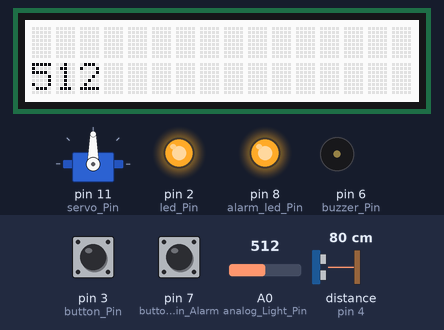
The sketch below on a simulated Arduino Uno, built with avr-gcc and run on an emulated ATmega328P. Parts: servo, 16×2 character LCD, output pins drawn as LEDs (lit = HIGH), buzzer (waves = sounding, pin HIGH). Wiring (inferred from the names in the program): ultrasonic range finder: trigger pin 5; echo pin 4. Dashed ring = blinking. Inputs (shaded band) come from the test bench; at power-on: distance to the obstacle (sensor on pin 4) 80 cm, pin 3 (button_Pin) LOW, pin 7 (button_Pin_Alarm) LOW, A0 (analog_Light_Pin) = 512. The echo pulse lasts 58.3 µs per cm; pins used as bus, display or sensor lines are not drawn; what the sketch prints to the serial monitor is not drawn.

Above: at 1.6 s.
1.7 s: distance to the obstacle (sensor on pin 4) set to 12 cm
4.2 s: distance to the obstacle (sensor on pin 4) set to 9 cm
At 8.6 s:
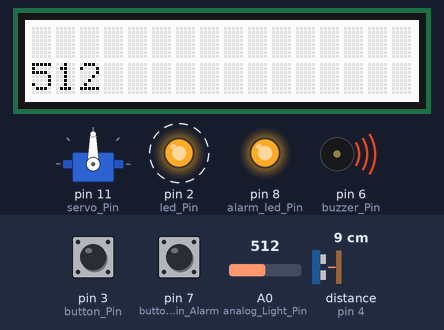
11.5 s: pin 3 (button_Pin) pulled HIGH for 1.2 s
At 12.8 s:
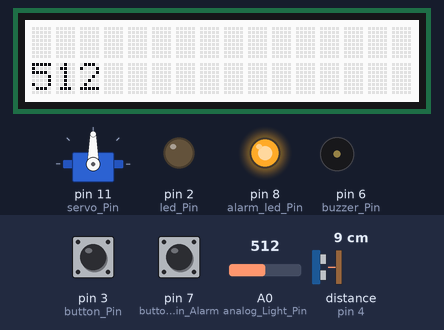
16.5 s: pin 7 (button_Pin_Alarm) pulled HIGH for 1.2 s
At 17.8 s:
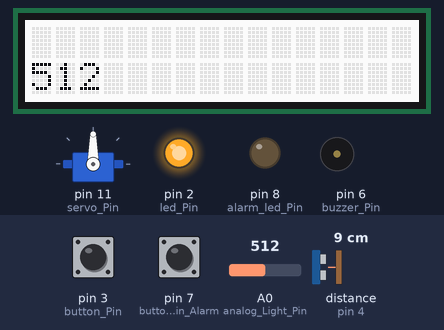
19.2 s: pin 3 (button_Pin) pulled HIGH for 3.2 s
At 26.4 s:
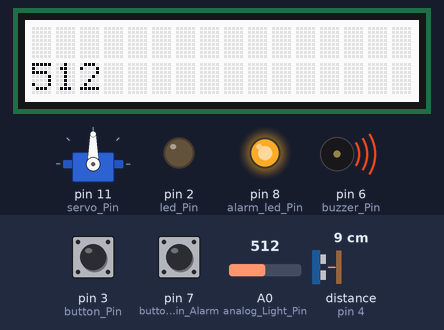
Timing chart, 0 to 27.6 s (numbered marks = the images above; inputs shaded):
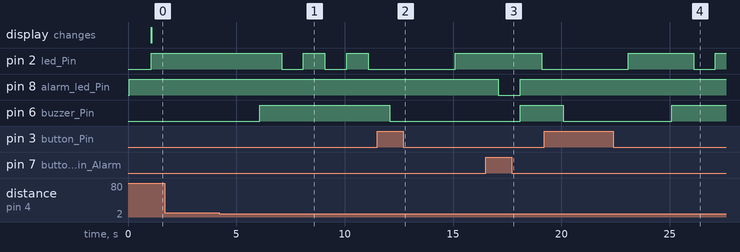

Measured:
- the behaviour switches between 11 and 10 cm on distance to the obstacle (sensor on pin 4) (found by bisection; images 0 and 1)
- after the input at 1.7 s, every drawn part: stays the same
- after the input at 4.2 s, pin 2 (led_Pin): alternates HIGH for 1.0 s and LOW for 1.0 s, starting after 2.9 s; pin 6 (buzzer_Pin): LOW → HIGH after 1.9 s
- after the input at 11.5 s, pin 6 (buzzer_Pin): HIGH → LOW after 0.59 s
- after the input at 16.5 s, pin 8 (alarm_led_Pin): HIGH → LOW after 0.59 s, → HIGH 1.0 s later; pin 6 (buzzer_Pin): LOW → HIGH after 1.6 s instead of 0.60 s
- after the input at 19.2 s, pin 6 (buzzer_Pin): HIGH → LOW after 0.90 s, → HIGH 5.0 s later

The sketch:

ARDUINO_GREENHOUSE_SYSTEM.ino
```cpp
#include <Wire.h> // includes the arduino wire library
#include "rgb_lcd.h" // includes seed studio LCD library
#include<Servo.h>


rgb_lcd lcd; // initialises LCD library

//Declaring All output and input pins
const int led_Pin = 2;
const int button_Pin = 3;
const int trig_Pin = 5;
const int echo_Pin = 4;
const int buzzer_Pin = 6;
const int button_Pin_Alarm = 7;
const int alarm_led_Pin = 8;
const int motionReading = 10;
const int servo_Pin = 11;
Servo ServoMotor;
//Declaring all Analog pins
const int analog_Light_Pin = A0;
const int analog_tmp_Pin = A1;
//Declaring thresholds used for sensor system
const int LowLightThreshold = 600;
const int LowTempThreshold = 12;
const int HighTempThreshold = 25;
//Declaring initial system states
boolean alarm_OnOrOff = false;
boolean lightOnByButton = false;
boolean lightOnByNight = false;


void setup() {
  // put your setup code here, to run once:
  // initialise all the pin types
  Serial.begin(9600);
  pinMode(led_Pin, OUTPUT);
  pinMode(trig_Pin, OUTPUT);
  pinMode(buzzer_Pin, OUTPUT);
  pinMode(echo_Pin, INPUT);
  pinMode(button_Pin, INPUT);
  pinMode(button_Pin_Alarm, INPUT);
  pinMode(alarm_led_Pin, OUTPUT);
  ServoMotor.attach(servo_Pin);

  lcd.begin(16, 2); // inistialises the LCD with 16 columns and 2 rows
  lcd.setCursor(0, 0); // moves cursor to starting top left posistion.
}

// measuring Distance using ultrasonic sensor
long measureDistance(){
  //settle ultrasonic sensor
  digitalWrite(trig_Pin, LOW);
  delayMicroseconds(2);
  digitalWrite(trig_Pin, HIGH);
  delayMicroseconds(10);
  digitalWrite(trig_Pin, LOW);
  pinMode(echo_Pin, INPUT);
  //detect time for a pulse to come back
  long duration = pulseIn(echo_Pin, HIGH);
  long cm = (duration/2) / 29.1;
  //convert time to a distance
  return cm;
}

int measureLight(){
  return analogRead(analog_Light_Pin);
  //measures the light by taking reading from light sensor
}


void rotateTo90(){
  ServoMotor.write(90);
  //opens the vent
}

void rotateTo0(){
  ServoMotor.write(0);
  //closes the vent
}

void turnBuzzerOn(){
  digitalWrite(buzzer_Pin,HIGH);
  //turns buzzer on
}

void turnBuzzerOff(){
  digitalWrite(buzzer_Pin,LOW);
  //turns buzzer off
}
void turnOnLEDS(){
  digitalWrite(led_Pin,HIGH);
  //turns leds on
}

void turnOffLEDS(){
  digitalWrite(led_Pin,LOW);
  //turns leds off
}

float readTemperatureOffSensor(){
  float tmpReading = analogRead(analog_tmp_Pin);
  //Takes temperature reading
  float voltage = tmpReading * 5.0;
  voltage /= 1024.0;
  float TmpInC = (voltage - 0.5) * 100;
  // converts analog input into degrees C for user output
  return TmpInC;
}

//alarms on
void alarmLoop(){
  //variable for the button state
  int buttonState = 0;
  //vairable for the loop
  boolean loopUntil = true;
  //reads button state
  buttonState = digitalRead(button_Pin);
  while(loopUntil){
    buttonState = digitalRead(button_Pin);
    if(buttonState == HIGH){
      loopUntil = false;
      turnBuzzerOff();
      delay(2000);
    }else{
      //Turn the buzzer on and blink LED
      turnOnLEDS();
      turnBuzzerOn();
      delay(1000);
      turnOffLEDS();
      delay(1000);
    }
  }
}

void NightTimeAlarm(){
  int lightReading = measureLight();
  Serial.println(lightReading);
  //If Light reading is low then turn on motion sensor
  if(lightReading < LowLightThreshold){
    alarm_OnOrOff = true;
    digitalWrite(alarm_led_Pin,HIGH);
    //check for person in green house
    int distance = measureDistance();
    Serial.println(distance);
    if(measureDistance() < motionReading){
      if(alarm_OnOrOff){
        alarmLoop();
      }
    }
  }
}

void nightLight(){
  //measure light value
  int lightReading = measureLight();
  //char txt[] = lightReading;
  lcd.setCursor(0, 1);
  lcd.print(lightReading);
  //Serial.println(lightReading);
  //if theres low light turn LEDS on
  if(lightReading < LowLightThreshold){
    turnOnLEDS();
    lightOnByNight = true;
  }else if(!lightOnByButton){//Turn leds off if theres light
    turnOffLEDS();
  }
}

void checkTemperature(){
  float lightReading = measureLight();
  //if theres high light check the temperature
  if(lightReading >= LowLightThreshold){
    //read temperature
    float tempReading = readTemperatureOffSensor();
    //char txt[] = tempReading;
    lcd.setCursor(8, 1);
    lcd.print(tempReading);
    //Serial.println(tempReading);
    //if theres a low temperature turn buzzer on and close vent
    if (tempReading <= LowTempThreshold){
      turnBuzzerOn();
      rotateTo0();
    }else if(tempReading >= HighTempThreshold){//if theres a high temperature open the vent
      rotateTo90();
    }else{//Turn buzzer off and close the vent
      turnBuzzerOff();
      rotateTo0();
    }
  }
}

void checkLightButton(){
  //read button reading
  int buttonState = digitalRead(button_Pin);
  //if buttons pressed change light state
  if(buttonState == HIGH){
    //if the lights on then turn light of if its not dark
    if(lightOnByButton){
      lightOnByButton = false;
      if(!lightOnByNight){
        turnOffLEDS();
      }
    //if the lights are off turn LED's on
    }else{
      turnOnLEDS();
      lightOnByButton = true;
    }
  }
}

void check_Alarm_Button(){
  //read button reading
  int buttonState = digitalRead(button_Pin_Alarm);
  //if buttons pressed change alarm state
  if(buttonState == HIGH){
    //change alarm state to true/false if false/true
    if(alarm_OnOrOff = true){
      //switch state
      alarm_OnOrOff = false;
      digitalWrite(alarm_led_Pin,LOW);
    }else{
      alarm_OnOrOff = true;
      digitalWrite(alarm_led_Pin,HIGH);
    }
    delay(1000);
  }
}
void loop() {
  //checks for intrusion if dark
  NightTimeAlarm();
  delay(1000);
  //Turns the lights on if its dark
  nightLight();
  delay(1000);
  //If its dark and temperatures low turn buzzer on or if temperature open the flap
  checkTemperature();
  delay(1000);
  //if the buttons pressed turn the light on/ off (don't turn light off if its dark)
  checkLightButton();
  //if alarm buttons pressed change alarm state
  check_Alarm_Button();

}
```
